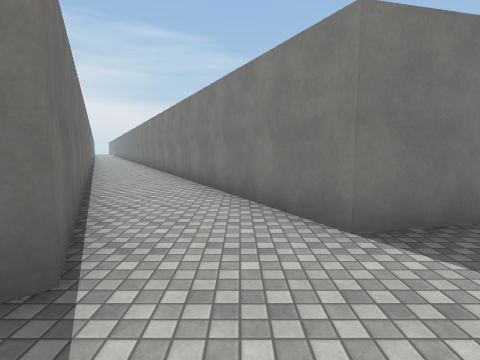
[1] (above)

18 first-person views from a walk through a 3-D level made in the Unity game engine. The camera is 1.5 m above the floor, tilts 6° down and sees 80° across. The floor is counted in squares, 2 m on a side. Each view is taken from the middle of a square. On the plan, view 1 faces up. The plan holds only what a view shows up to about 10 squares ahead; the rest is blank. The place goes on beyond the plan. The player is left out. Surface patterns are stand-ins for the level's own textures.

[2]
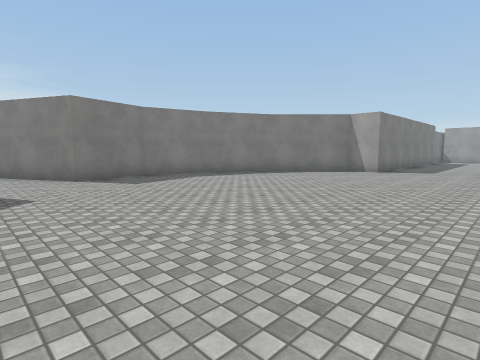

[3]
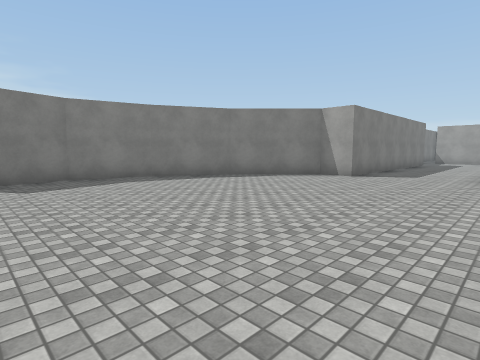

[4]
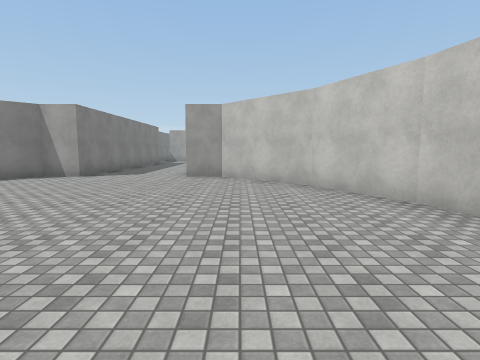

[5]
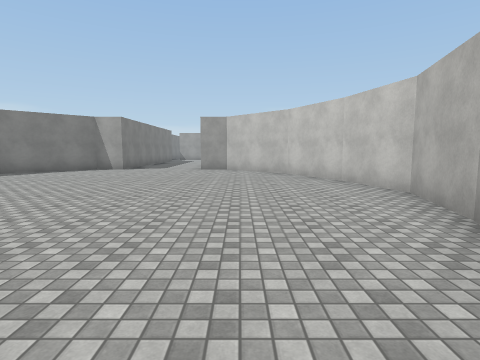

[6]
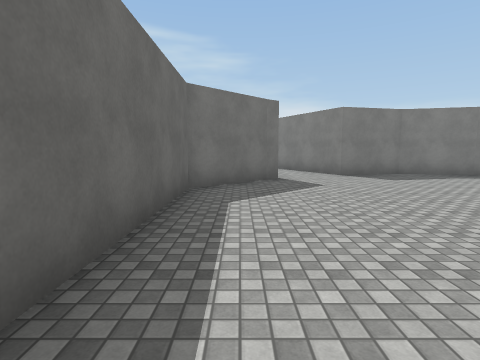

[7]
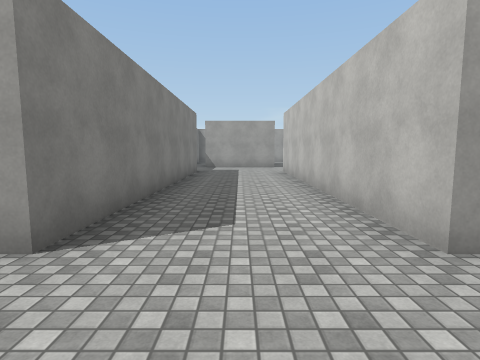

[8]
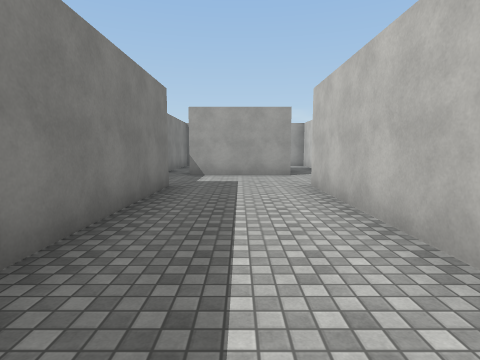

[9]
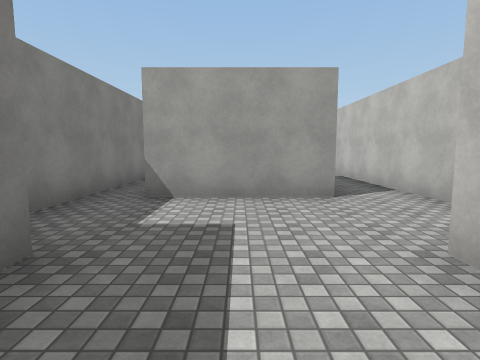

[10]
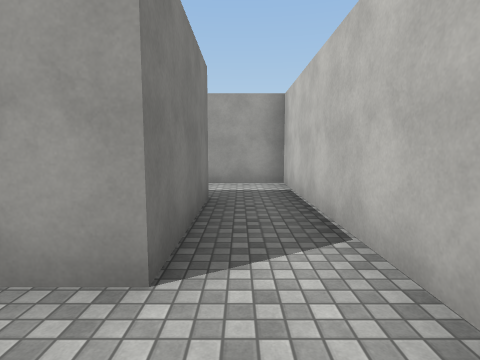

[11]
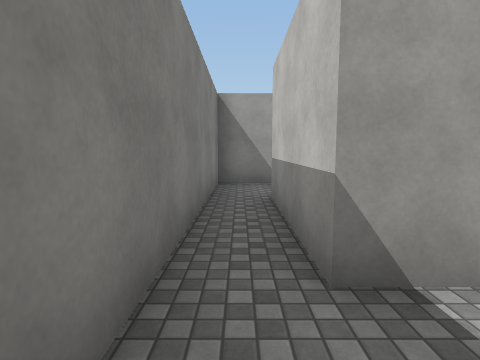

[12]
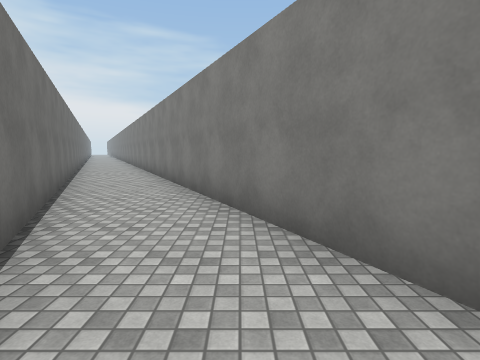

[13]
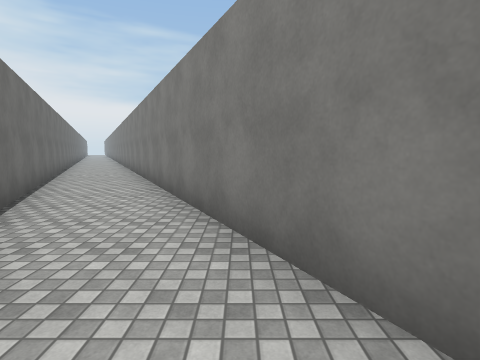

[14]
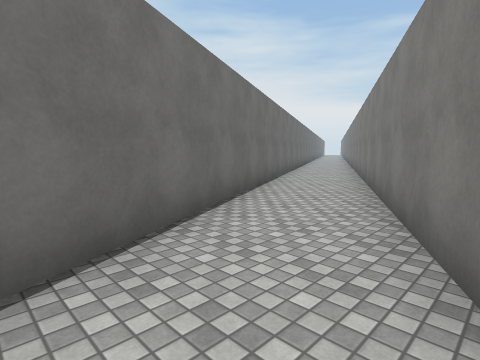

[15]
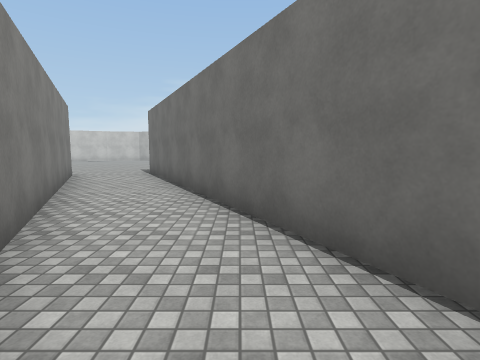

[16]
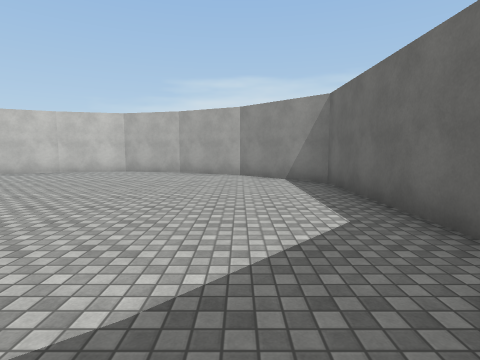

[17]
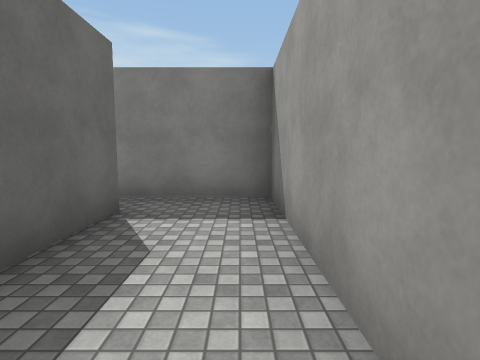

[18]
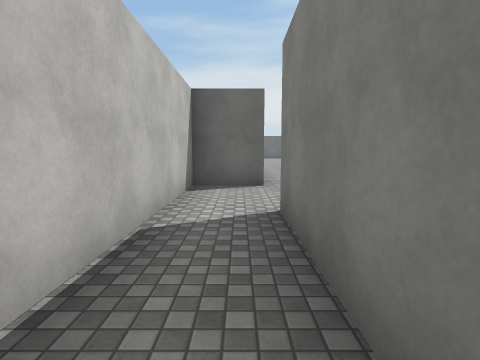

### Floor plan
Points are (right, up) in squares from view 1. A wall is a line through its corners. A room is listed if a view was taken in it or the views show most of it. See-through windows are left out.
Room 1 (views 1, 2, 3, 4, 5, 6, 7, 8, 9, 10, 11, 16)
walls: (5.1, 2.5) (3, 3) (1, 2.5) (0.4, 3.6); (4.9, -8.6) (7, -7.5) (9, -5.5) (9, -4.5) (17, -4.5) (17, -6) (19.5, -6); (0.9, -8.5) (3, -9) (5, -8.5); (-1, 1.5) (-1.4, 1.2); (-1.3, 1.3) (-3, -0.5) (-3, -5.5) (-1, -7.5) (1.1, -8.6); (17, -1.5) (9, -1.5) (9, -0.5) (7, 1.5) (4.9, 2.5); (19.5, -4.5) (19.5, -1.5); (19.5, -0.5) (18.3, -0.5)
ways out: opening at (0, 3) to room 2; opening at (20, -5) to room 3; opening at (20, -1) to room 3
Room 2 (views 12, 13, 14, 15)
walls: (0.4, 3.6) (-7, 18.4); (-9.5, 18.5) (-1, 1.5)
ways out: opening at (0, 3) to room 1
Room 3 (views 17, 18)
walls: (22.5, -4.5) (19.5, -4.5); (19.5, -1.5) (22.5, -1.5) (22.5, -3.2); (19.5, -6) (24.5, -6) (24.5, -0.5) (19.5, -0.5)
ways out: opening at (20, -5) to room 1; opening at (20, -1) to room 1

Positions as (right, up) in squares from view 1, and headings:
1: (0, 0), facing up
2: (-1, -5), facing up-right
3: (1, -5), facing up-right
4: (1, -6), facing right
5: (-2, -6), facing right
6: (-2, -6), facing up
7: (7, -3), facing right
8: (11, -3), facing right
9: (15, -3), facing right
10: (18, -5), facing right
11: (18, -1), facing right
12: (-2, 5), facing up
13: (-3, 8), facing up
14: (-4, 11), facing up-left
15: (-4, 11), facing down
16: (-1, 1), facing down
17: (24, -5), facing up
18: (23, -5), facing left
